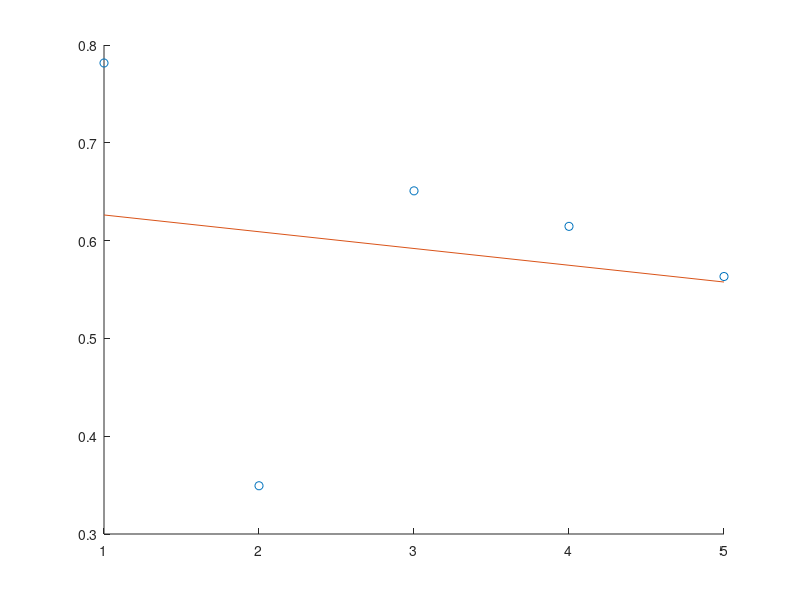

Reproduce this figure in MATLAB.
clear all;clc;

n = 5

t = ones(1,n).'
u = (1:n).'
x = [t u]

%y = (2*x+1) 

%y = y(:,2)

#generates a random vector y of length x
y = rand(1,length(x)).'

step1 = x.'*x

%Sums of products between each independente variabile in turn and the dependent variable
step2 = x.'*y
step3 = (x.'*x)^-1

%Normal Equation
betaHat = (x.'*x)^-1*(x.'*y)

clf reset

%plot (x,y)
scatter(x(:,2),y)

hold on

z = betaHat(1,1)+betaHat(2,1)*x

plot(x,z)

hold

%legend("random data","model")

%Residual

yHat = x*betaHat

p = (x*(x.'*x)^-1*x.')

yHat = p*y

%Symmetric matrix

simmMatrix = p.'

%Idempotent matrix
idempMatrix = p*p

%residual vector
e = y - yHat

e = y - p*y
